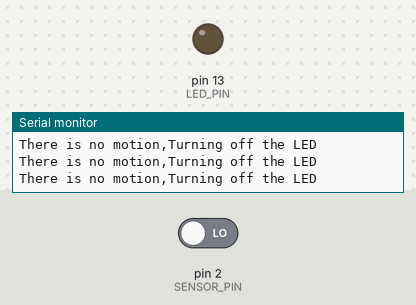
This sketch was run on a simulated Arduino Uno, built with avr-gcc and run on an emulated ATmega328P. Parts: output pins drawn as LEDs (lit = HIGH), the last lines printed to the serial monitor. The inputs (shaded band) are chosen by the test bench; at power-on: pin 2 (SENSOR_PIN) LOW.

Above: at 4.8 s.
4.9 s: pin 2 (SENSOR_PIN) driven HIGH
At 7.2 s:
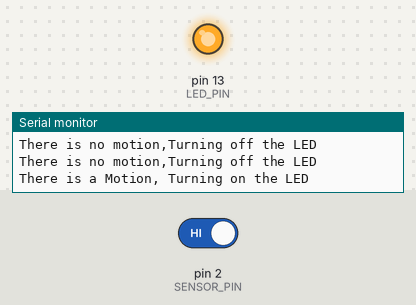
7.6 s: pin 2 (SENSOR_PIN) driven LOW
At 9.0 s:
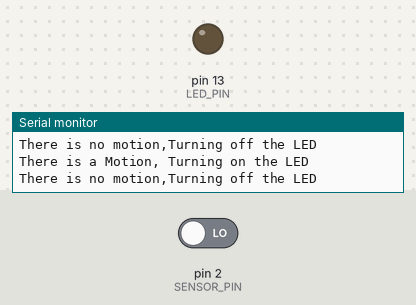
Timing chart, 0 to 10.6 s (numbered marks = the images above; inputs shaded):
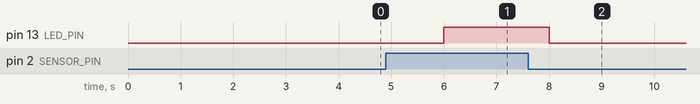

Measured:
- after the input at 4.9 s, pin 13 (LED_PIN): LOW → HIGH after 1.1 s
- after the input at 7.6 s, pin 13 (LED_PIN): HIGH → LOW after 0.40 s

The sketch:

Task1.1P_Code.ino
```cpp
//C++ CODE

//Pins Used for sensor and led
int SENSOR_PIN = 2;
int LED_PIN = 13;

int motion = 0;

//Initialising the setup
void setup()
{
  pinMode(SENSOR_PIN, INPUT);
  pinMode(LED_PIN, OUTPUT);

  Serial.begin(9600);
}

//DETECTING THE MOTION
void loop()
{

  motion = digitalRead(SENSOR_PIN);

  if(motion == HIGH)
  {
    digitalWrite(LED_PIN,HIGH);
    Serial.println("There is a Motion, Turning on the LED");

    delay(2000);
  }
  else
  {
    digitalWrite(LED_PIN,LOW);
    Serial.println("There is no motion,Turning off the LED");

    delay(2000);
  }

}
```
